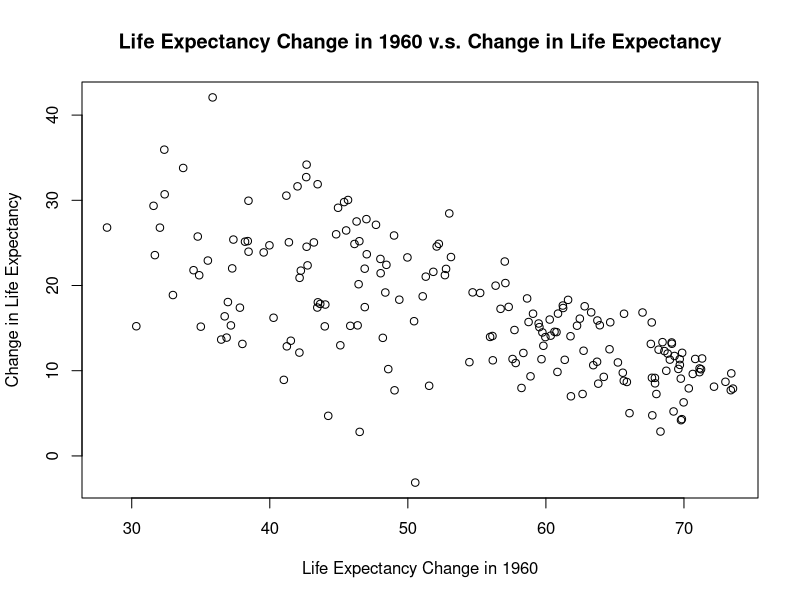

Write the R code that produced this figure.
# a3-using-data

################################### Set up ###################################

## Before you get started, make sure to set you are in the right working directory.
## Print your working directory (in R, not in shell!) here.

cat(getwd(), "\n")

################################### DataFrame Manipulation ###################################

# Create a vector `first_names` with 5 names in it

first_names <- c("Kin", "Alex", "Alan", "Andrew", "Mercedes")

# Create a vector `math_grades` with 5 hypothetical grades (0 - 100) in a math course (that correspond to the 5 names above)

math_grades <- c(100, 0, 75, 80, 95)

# Create a vector `spanish_grades` with 5 hypothetical grades (0 - 100) in a Spanish course (that correspond to the 5 names above)

spanish_grades <- c(78, 100, 50, 60, 90)

## Create a data.frame `students` by combining your vectors `first_names`, `math_grades`, and `spanish_grades`

students <- data.frame(first_names, math_grades, spanish_grades, stringsAsFactors = FALSE)

# Create a variable `num_students` that contains the number of rows in your data.frame `students`

num_students <- nrow(students)

# Create a variable `num_courses` that contains the number of columns in your data.frame `students` minus one (b/c of their names)

num_courses <- ncol(students) -1

## Add a new column `grade_diff` to your dataframe, which is equal to the difference between
## math_grades and spanish_grades.  Note: use the variables inside the dataframe (like "students$math_grade")
## not the ones in your workspace.

students$grade_diff <- students$math_grades - students$spanish_grades

# Add another column `better_at_math` as a boolean (TRUE/FALSE) variable that indicates that a student got a better grade in math

students$better_at_math <- students$grade_diff > 0


## Compute a variable `num_better_at_math` that is the number (i.e., one numeric value) of students better at math

num_better_at_math <- sum(students$better_at_math == TRUE)

## Write your `students` data.frame to a new .csv file inside your data/ directory with the filename `grades.csv`.
## Make sure not to write row names.

write.table(students, file="data/grades.csv", sep=",", row.names=FALSE)

################################### Loading R Data ###################################

## In this section, you'll work with some data that comes built into the R environment.
## Load the `Titanic` data set.  Inspect it's structure and data in it.
## You may just print a few lines of it, or use RStudio to `View()`

data(Titanic)
View(Titanic)

## This data set actually loads in a format called a *table*
## This is not a data frame. Use the `is.data.frame()` function to confirm this.

is.data.frame("Titanic")

## You should convert the `Titanic` variable into a data frame; you can use the
## `data.frame()` function or `as.data.frame()` Be sure to **not** treat strings as
## factors!

titanic <- as.data.frame(Titanic, stringsAsFactors = FALSE)

## Inspect the resulting data frame.  Make sure you understand what the values mean.
## The data frame has a row:
## 11   3rd   Male Adult       No  387
## What do all these values mean?  In particular, what does the number '387' tell us?

  ## 387 tells us that 387 3rd adult males did not survive

# Create a variable `children` that are the rows of the data frame with information about
# children on the Titanic.

children <- titanic[titanic$Age == "Child",]

# Create a variable `num_children` that is the total number of children on the Titanic.
# Hint: remember the `sum()` function!

num_children <- sum(children$Freq)
cat("There was a total of", num_children, "children on the Titanic.\n")

## Create a variable `most_lost` which has row with the largest absolute number of losses (people who did not survive).
## Tip: you can use multiple statements (lines of code), such as to make "intermediate" sub-frames
##  (similar to what you did with the `children` variables)

most_lost <- titanic[titanic$Survived == "No" & titanic$Freq == max(titanic$Freq),]

## Define a function called `survival_rate` that takes in a ticket class
## (i.e., "1st", "2nd", "3rd" or "Crew") as an argument.
## This function should return a sentence describing the total survival rate of men
## vs. "women and children" in that ticketing class.  
## 
## For example, for 'Crew' class, the function shoult report 87 and 22% in a sentence
## like this:
## 
##   "Of Crew class, 87% of women and children survived and 22% of men survived."
##
## Please be professional and round percentages, don't report figures like "87.66666666%"
## and such!
##
## The approach you take to generating the sentence to return is up to you. A good
## solution will likely utilize intermediate variables (subsets of data frames) and
## filtering to produce the required data.  Avoid using loops where you can utilize
## vectorized functions!

survival_rate <- function(ticket_class) {
  frequency <- titanic[titanic$Class == ticket_class & titanic$Freq > 0,]
  children <- frequency[frequency$Age == "Child",]
  children_survived <- children[children$Survived == "Yes",]
  total_children <- sum(children$Freq)
  total_csurvived <- sum(children_survived$Freq)
  women <- frequency[frequency$Sex == "Female" & frequency$Age == "Adult",]
  women_survived <- women[women$Survived == "Yes",]
  total_women <- sum(women$Freq)
  total_wsurvived <- sum(women_survived$Freq)
  total_wc <- sum(total_children, total_women)
  total_wcsurvived <- sum(total_csurvived, total_wsurvived)
  wc_survival_frequency <- paste0((round(total_wcsurvived / total_wc * 100)), "%")
  men <- frequency[frequency$Sex =="Male" & frequency$Age == "Adult",]
  men_survived <- men[men$Survived == "Yes",]
  total_men <- sum(men$Freq)
  total_msurvived <- sum(men_survived$Freq)
  m_survival_frequency <- paste0((round(total_msurvived / total_men * 100)), "%")
  cat(paste("Of", ticket_class, "class,", wc_survival_frequency, "of women and children survived and", m_survival_frequency, "of men survived.\n"))
}

## Call your `survival_rate()` function on each of the ticketing classes (`Crew`, `1st`, `2nd`, and `3rd`)

survival_rate("Crew")
survival_rate("1st")
survival_rate("2nd")
survival_rate("3rd")

### ------------------------------ Reading in Data ------------------------------

## In this section, we'll read in a .csv file, which is essentially a tabular row/column layout 
## This is like Microsoft Excel or Google Docs, but without the formatting. 
## The .csv file we'll be working with has the life expectancy for each country in 1960 and 2013. 
## We'll ask real-world questions about the data by writing the code that answers our question.
## Here are the steps you should walk through:

# Using the `read.csv` function, read the life-expectancy.csv file into a variable called `life_expectancy`
# Makes sure not to read strings as factors

life_expectancy <- read.csv("data/life-expectancy.csv", stringsAsFactors = FALSE)

## Determine if life_expectancy is a data.frame by using the is.data.frame function.
## You may also want to inspect it's content by View() or by just printing chunks of it.

is.data.frame(life_expectancy)
View(life_expectancy)

# Create a column `life_expectancy$change` that is the change in life expectancy from 1960 to 2013

life_expectancy$change <- life_expectancy$le_2013 - life_expectancy$le_1960
  
# Create a variable `most_improved` that is the name of the country with the largest gain in life expectancy

most_improved <- life_expectancy[life_expectancy$change == max(life_expectancy$change),]$country
cat("The", most_improved, "had the largest gain in life expectancy. \n")

## Create a variable `num_small_gain` that has the number of countries
## whose life expectance has improved fewer than 5 years between 1960 and 2013

num_small_gain <- sum(life_expectancy$change < 5)
cat(num_small_gain, "countries had life expectancies improved fewer than 5 years between 1960 and 2013.\n")

## Write a function `country_change` that takes in a country's name as a parameter,
## and returns it's change in life expectancy from 1960 to 2013

country_change <- function(country) {
  expectancy_change <- life_expectancy$change[life_expectancy$country == country]
  paste0(country, "'s life expectancy changed by ", expectancy_change, " years.\n")
}

## Using your `country_change` function, create a variable `sweden_change`
## that is the change in life expectancy from 1960 to 2013 in Sweden

sweden_change <- cat(country_change("Sweden"))

# Define a function `lle_region` that takes in a **region** as an argument, and returns 
# the **name of the country** with the lowest life expectancy in 2013 (in that region)

lle_region <- function(region){
  lle_in_region <- min(life_expectancy$le_2013[life_expectancy$region == region])
  lle_country <- life_expectancy$country[life_expectancy$le_2013 == lle_in_region]
  paste0("In 2013, ", lle_country, " had the lowest life expectancy in ", region, ".\n")
}

## Using the function you just wrote, create a variable `lowest_in_south_asia`
## that is the country with the lowest life expectancy in 2013 in South Asia

lowest_in_south_asia <- cat(lle_region("South Asia"))

## Write a function `bigger_change` that takes in two country names as parameters, and
## returns a sentence that describes which country experienced a larger gain in life
## expectancy (and by how many years).  For example, if you passed the values "China",
## and "Bolivia" into your function, it would return this:
##
## "The country with the bigger change in life expectancy was China (gain=31.9),
## whose life expectancy grew by 7.4 years more than Bolivia's (gain=24.5)."
## 
## Make sure to round your numbers.

bigger_change <- function(country1, country2) {
  le_country1 <- life_expectancy$change[life_expectancy$country == country1]
  le_country2 <- life_expectancy$change[life_expectancy$country == country2]
  if(le_country1 > le_country2) {
    paste0("The country with the bigger change in life expectancy was ", country1, " (gained=", round(le_country1, digits = 1), "), whose life expectancy grew by ", round(le_country1 - le_country2, digits = 1), " more than ", country2, "'s (gain=", round(le_country2, digits = 2), ").\n")
  } else {
    paste0("The country with the bigger change in life expectancy was ", country2, " (gained=", round(le_country2, digits = 1), "), whose life expectancy grew by ", round(le_country2 - le_country1, digits = 1), " more than ", country1, "'s (gain=", round(le_country1, digits = 2), ").\n")
  }
}

## Using your `bigger_change` function, create a variable `usa_or_france` that describes who had a larger gain in life expectancy
## (the United States or France)

usa_or_france <- cat(bigger_change("China", "Bolivia"))

## Write your `life_expectancy` data.frame to a new .csv file to your data/ directory
## with the filename `life-expectancy-with-change.csv`.
## Make sure not to write row names.

write.table(life_expectancy, file="data/life-expectancy-with-change.csv", sep=",", row.names = FALSE)

################################### Challenge ###################################

## Create a variable that has the name of the region with the 
## highest average change in life expectancy between the two time points.
## Your are welcome to weight the change by population, but just unweighted average over countries is good as well.
## To do this, you'll need to compute the average change across the countries in each region, and then 
## compare the averages across regions.
## Use base-R functions!

regions <- unique(life_expectancy$region)
for (i in regions) {
  highest_average_change <- 0
  average <- sum(life_expectancy$change[life_expectancy$region == i]) / nrow(life_expectancy[life_expectancy$region == 1])
  if (any(average > highest_average_change)){
    highest_average_change <- average
    highest_average_region <- life_expectancy[life_expectancy$region == i,]
  }
  return (highest_average_region)
}
View(highest_average_region)
View(regions)

## Create a *well labeled* plot (readable title, x-axis, y-axis) showing Life expectancy
## in 1960 v.s. Change in life expectancy Programmatically save (i.e., with code, not
## using the Export button) your graph as a .png or .jpg file in your repo Then, in a comment
## below, provide an *interpretation* of the relationship you observe Feel free to use
## any library of your choice, or base R functions.

png(filename="Life Expectancy Change in 1960 v.s. Change in Life Expectancy.png")
plot(x = life_expectancy$le_1960, y = life_expectancy$change, xlab = "Life Expectancy Change in 1960", ylab = "Change in Life Expectancy")
title(main="Life Expectancy Change in 1960 v.s. Change in Life Expectancy")
dev.off()

## What do you notice?
  #It seems as if there is a negative correlation (life expenctancy in 1960 increases, change in life expectancy decreases)
  #in life expectancy  between life expectancy in 1960 and the change in life expectancy.
## What is your interpretation of the observed relationship?
  #This means that the higher the life expectancy in 1960 already is, the less change in life expectancy there is.
